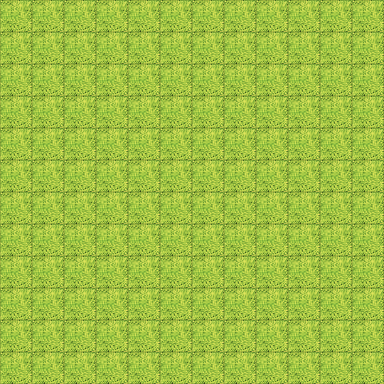

Rendered tile map (Tiled .tmx) drawn with the repository's tilesets; below, a short description and the map source with its tile grids summarised:
An orthogonal 12x12 tile map with 32x32 px tiles, 1 tile layer (terrain) and 43 objects (39x tree, 2x tank, 2x turret).

<map version="1.0" orientation="orthogonal" renderorder="right-down" width="12" height="12" tilewidth="32" tileheight="32" nextobjectid="156">
 <properties>
  <property name="algorithm" value="TrainingExample.fta2" />
  <property name="wind" value="up 1 4 left 2 4" />
 </properties>
 <tileset firstgid="1" name="Sprites" tilewidth="32" tileheight="32" tilecount="25" columns="5">
  <image source="Sprites.png" width="160" height="160" />
 </tileset>
 <layer name="terrain" width="12" height="12">
  <data>[144 cells, 144 non-empty, 1 distinct tile ids]</data>
 </layer>
 <objectgroup name="tanks">
  <object id="138" name="tank" type="tank" gid="20" x="160" y="288" width="32" height="32" rotation="-360">
   <properties>
    <property name="capacity" type="int" value="3" />
    <property name="maxCapacity" type="int" value="10" />
    <property name="maxPressure" type="int" value="5" />
   </properties>
  </object>
  <object id="155" name="tank" type="tank" gid="20" x="320" y="192" width="32" height="32" rotation="-450">
   <properties>
    <property name="capacity" type="int" value="3" />
    <property name="maxCapacity" type="int" value="10" />
    <property name="maxPressure" type="int" value="5" />
   </properties>
  </object>
 </objectgroup>
 <objectgroup name="turrets">
  <object id="139" name="turret" type="turret" gid="21" x="160" y="288" width="32" height="32" rotation="-360" />
  <object id="148" name="turret" type="turret" gid="21" x="320" y="192" width="32" height="32" rotation="-450" />
 </objectgroup>
 <objectgroup name="trees">
  <object id="78" name="tree" type="tree" gid="6" x="64" y="192" width="32" height="32">
   <properties>
    <property name="burns" type="bool" value="false" />
    <property name="hitpoints" type="int" value="10" />
   </properties>
  </object>
  <object id="80" name="tree" type="tree" gid="6" x="64" y="224" width="32" height="32">
   <properties>
    <property name="burns" type="bool" value="false" />
    <property name="hitpoints" type="int" value="10" />
   </properties>
  </object>
  <object id="81" name="tree" type="tree" gid="6" x="128" y="288" width="32" height="32">
   <properties>
    <property name="burns" type="bool" value="false" />
    <property name="hitpoints" type="int" value="10" />
   </properties>
  </object>
  <object id="83" name="tree" type="tree" gid="6" x="96" y="256" width="32" height="32">
   <properties>
    <property name="burns" type="bool" value="false" />
    <property name="hitpoints" type="int" value="10" />
   </properties>
  </object>
  <object id="84" name="tree" type="tree" gid="6" x="96" y="192" width="32" height="32">
   <properties>
    <property name="burns" type="bool" value="false" />
    <property name="hitpoints" type="int" value="10" />
   </properties>
  </object>
  <object id="86" name="tree" type="tree" gid="6" x="64" y="256" width="32" height="32">
   <properties>
    <property name="burns" type="bool" value="true" />
    <property name="hitpoints" type="int" value="10" />
   </properties>
  </object>
  <object id="87" name="tree" type="tree" gid="6" x="128" y="256" width="32" height="32">
   <properties>
    <property name="burns" type="bool" value="false" />
    <property name="hitpoints" type="int" value="10" />
   </properties>
  </object>
  <object id="92" name="tree" type="tree" gid="6" x="96" y="224" width="32" height="32">
   <properties>
    <property name="burns" type="bool" value="false" />
    <property name="hitpoints" type="int" value="10" />
   </properties>
  </object>
  <object id="93" name="tree" type="tree" gid="6" x="64" y="288" width="32" height="32">
   <properties>
    <property name="burns" type="bool" value="false" />
    <property name="hitpoints" type="int" value="10" />
   </properties>
  </object>
  <object id="94" name="tree" type="tree" gid="6" x="96" y="288" width="32" height="32">
   <properties>
    <property name="burns" type="bool" value="false" />
    <property name="hitpoints" type="int" value="10" />
   </properties>
  </object>
  <object id="117" name="tree" type="tree" gid="6" x="160" y="160" width="32" height="32">
   <properties>
    <property name="burns" type="bool" value="false" />
    <property name="hitpoints" type="int" value="10" />
   </properties>
  </object>
  <object id="118" name="tree" type="tree" gid="6" x="256" y="224" width="32" height="32">
   <properties>
    <property name="burns" type="bool" value="false" />
    <property name="hitpoints" type="int" value="10" />
   </properties>
  </object>
  <object id="120" name="tree" type="tree" gid="6" x="256" y="256" width="32" height="32">
   <properties>
    <property name="burns" type="bool" value="false" />
    <property name="hitpoints" type="int" value="10" />
   </properties>
  </object>
  <object id="121" name="tree" type="tree" gid="6" x="224" y="128" width="32" height="32">
   <properties>
    <property name="burns" type="bool" value="false" />
    <property name="hitpoints" type="int" value="10" />
   </properties>
  </object>
  <object id="122" name="tree" type="tree" gid="6" x="224" y="256" width="32" height="32">
   <properties>
    <property name="burns" type="bool" value="false" />
    <property name="hitpoints" type="int" value="10" />
   </properties>
  </object>
  <object id="123" name="tree" type="tree" gid="6" x="224" y="64" width="32" height="32">
   <properties>
    <property name="burns" type="bool" value="false" />
    <property name="hitpoints" type="int" value="10" />
   </properties>
  </object>
  <object id="124" name="tree" type="tree" gid="6" x="160" y="128" width="32" height="32">
   <properties>
    <property name="burns" type="bool" value="true" />
    <property name="hitpoints" type="int" value="10" />
   </properties>
  </object>
  <object id="125" name="tree" type="tree" gid="6" x="320" y="256" width="32" height="32">
   <properties>
    <property name="burns" type="bool" value="false" />
    <property name="hitpoints" type="int" value="10" />
   </properties>
  </object>
  <object id="126" name="tree" type="tree" gid="6" x="128" y="128" width="32" height="32">
   <properties>
    <property name="burns" type="bool" value="false" />
    <property name="hitpoints" type="int" value="10" />
   </properties>
  </object>
  <object id="127" name="tree" type="tree" gid="6" x="192" y="160" width="32" height="32">
   <properties>
    <property name="burns" type="bool" value="false" />
    <property name="hitpoints" type="int" value="10" />
   </properties>
  </object>
  <object id="128" name="tree" type="tree" gid="6" x="192" y="96" width="32" height="32">
   <properties>
    <property name="burns" type="bool" value="false" />
    <property name="hitpoints" type="int" value="10" />
   </properties>
  </object>
  <object id="129" name="tree" type="tree" gid="6" x="288" y="224" width="32" height="32">
   <properties>
    <property name="burns" type="bool" value="false" />
    <property name="hitpoints" type="int" value="10" />
   </properties>
  </object>
  <object id="131" name="tree" type="tree" gid="6" x="224" y="288" width="32" height="32">
   <properties>
    <property name="burns" type="bool" value="false" />
    <property name="hitpoints" type="int" value="10" />
   </properties>
  </object>
  <object id="132" name="tree" type="tree" gid="6" x="160" y="96" width="32" height="32">
   <properties>
    <property name="burns" type="bool" value="false" />
    <property name="hitpoints" type="int" value="10" />
   </properties>
  </object>
  <object id="133" name="tree" type="tree" gid="6" x="320" y="224" width="32" height="32">
   <properties>
    <property name="burns" type="bool" value="true" />
    <property name="hitpoints" type="int" value="10" />
   </properties>
  </object>
  </objectgroup>
</map>
<!-- 14 of 43 objects omitted -->
